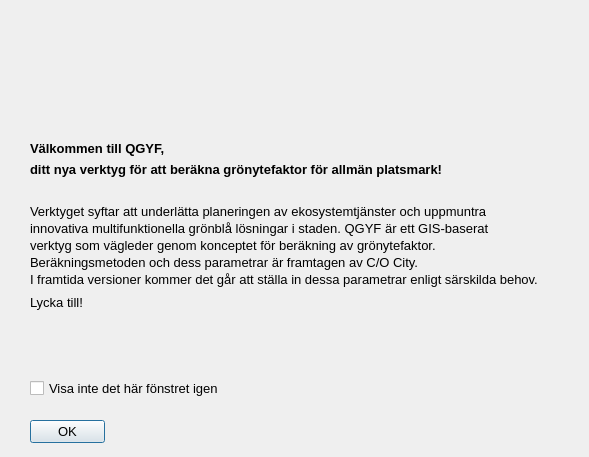
<?xml version="1.0" encoding="UTF-8"?>
<ui version="4.0">
 <class>WelcomeMessage</class>
 <widget class="QDialog" name="WelcomeMessage">
  <property name="geometry">
   <rect>
    <x>0</x>
    <y>0</y>
    <width>589</width>
    <height>457</height>
   </rect>
  </property>
  <property name="font">
   <font>
    <family>Tahoma</family>
    <pointsize>10</pointsize>
   </font>
  </property>
  <property name="windowTitle">
   <string>Välkommen till QGYF!</string>
  </property>
  <property name="windowIcon">
   <iconset>
    <normaloff>:/plugins/qgyf/assets/leaf.png</normaloff>:/plugins/qgyf/assets/leaf.png</iconset>
  </property>
  <widget class="QPushButton" name="okButton">
   <property name="geometry">
    <rect>
     <x>30</x>
     <y>420</y>
     <width>75</width>
     <height>23</height>
    </rect>
   </property>
   <property name="text">
    <string>OK</string>
   </property>
  </widget>
  <widget class="QCheckBox" name="checkBox">
   <property name="geometry">
    <rect>
     <x>30</x>
     <y>380</y>
     <width>201</width>
     <height>17</height>
    </rect>
   </property>
   <property name="font">
    <font>
     <family>Tahoma</family>
     <pointsize>10</pointsize>
    </font>
   </property>
   <property name="text">
    <string>Visa inte det här fönstret igen</string>
   </property>
  </widget>
  <widget class="QLabel" name="welcomeText">
   <property name="geometry">
    <rect>
     <x>30</x>
     <y>70</y>
     <width>531</width>
     <height>311</height>
    </rect>
   </property>
   <property name="font">
    <font>
     <family>Tahoma</family>
     <pointsize>10</pointsize>
    </font>
   </property>
   <property name="acceptDrops">
    <bool>false</bool>
   </property>
   <property name="text">
    <string>&lt;!DOCTYPE HTML&lt;html&gt;&lt;head&gt;&lt;meta name=&quot;qrichtext&quot; content=&quot;1&quot; /&gt;&lt;style type=&quot;text/css&quot;&gt;
p, li { white-space: pre-wrap; }
&lt;/style&gt;&lt;/head&gt;&lt;body style=&quot; font-family:'Tahoma'; font-size:10pt; font-weight:400; font-style:normal;&quot;&gt;
&lt;p style=&quot; margin-top:6px; margin-bottom:6px; margin-left:0px; margin-right:0px; -qt-block-indent:0; text-indent:0px;&quot;&gt;&lt;span style=&quot; font-weight:600;&quot;&gt;Välkommen till QGYF, &lt;/span&gt;&lt;/p&gt;
&lt;p style=&quot; margin-top:0px; margin-bottom:12px; margin-left:0px; margin-right:0px; -qt-block-indent:0; text-indent:0px;&quot;&gt;&lt;span style=&quot; font-weight:600;&quot;&gt;ditt nya verktyg för att beräkna grönytefaktor för allmän platsmark!&lt;/span&gt;&lt;br /&gt;&lt;/p&gt;
&lt;p style=&quot; margin-top:0px; margin-bottom:2px; margin-left:0px; margin-right:0px; -qt-block-indent:0; text-indent:0px;&quot;&gt;Verktyget syftar att underlätta planeringen av ekosystemtjänster och uppmuntra&lt;/p&gt;
&lt;p style=&quot; margin-top:0px; margin-bottom:2px; margin-left:0px; margin-right:0px; -qt-block-indent:0; text-indent:0px;&quot;&gt;innovativa multifunktionella grönblå lösningar i staden. QGYF är ett GIS-baserat&lt;/p&gt;
&lt;p style=&quot; margin-top:0px; margin-bottom:2px; margin-left:0px; margin-right:0px; -qt-block-indent:0; text-indent:0px;&quot;&gt;verktyg som vägleder genom konceptet för beräkning av grönytefaktor. &lt;/p&gt;
&lt;p style=&quot; margin-top:0px; margin-bottom:2px; margin-left:0px; margin-right:0px; -qt-block-indent:0; text-indent:0px;&quot;&gt;Beräkningsmetoden och dess parametrar är framtagen av C/O City. &lt;/p&gt;
&lt;p style=&quot; margin-top:0px; margin-bottom:8px; margin-left:0px; margin-right:0px; -qt-block-indent:0; text-indent:0px;&quot;&gt;I framtida versioner kommer det går att ställa in dessa parametrar enligt särskilda behov.&lt;/p&gt;
&lt;p style=&quot; margin-top:0px; margin-bottom:2px; margin-left:0px; margin-right:0px; -qt-block-indent:0; text-indent:0px;&quot;&gt;Lycka till!&lt;/p&gt;</string>
   </property>
  </widget>
  <widget class="QLabel" name="label">
   <property name="geometry">
    <rect>
     <x>400</x>
     <y>10</y>
     <width>141</width>
     <height>91</height>
    </rect>
   </property>
   <property name="text">
    <string>&lt;html&gt;&lt;head/&gt;&lt;body&gt;&lt;p&gt;&lt;img src=&quot;:/plugins/qgyf/assets/city_logo.png&quot;/&gt;&lt;/p&gt;&lt;/body&gt;&lt;/html&gt;</string>
   </property>
  </widget>
 </widget>
 <resources>
  <include location="../resources.py"/>
 </resources>
 <connections/>
</ui>
